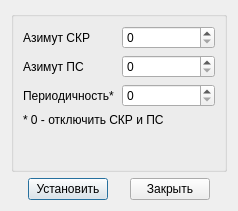
<?xml version="1.0" encoding="UTF-8"?>
<ui version="4.0">
 <class>DlgSkrPilot</class>
 <widget class="QDialog" name="DlgSkrPilot">
  <property name="geometry">
   <rect>
    <x>0</x>
    <y>0</y>
    <width>238</width>
    <height>211</height>
   </rect>
  </property>
  <property name="windowTitle">
   <string>Установка СКР и ПС</string>
  </property>
  <layout class="QVBoxLayout" name="verticalLayout">
   <item>
    <widget class="QGroupBox" name="groupBox">
     <property name="title">
      <string/>
     </property>
     <layout class="QGridLayout" name="gridLayout">
      <item row="1" column="1">
       <widget class="QSpinBox" name="spinPS">
        <property name="maximum">
         <number>255</number>
        </property>
       </widget>
      </item>
      <item row="0" column="0">
       <widget class="QLabel" name="labelSKR">
        <property name="text">
         <string>Азимут СКР</string>
        </property>
       </widget>
      </item>
      <item row="1" column="0">
       <widget class="QLabel" name="labelPS">
        <property name="text">
         <string>Азимут ПС</string>
        </property>
       </widget>
      </item>
      <item row="2" column="0">
       <widget class="QLabel" name="labelPeriod">
        <property name="text">
         <string>Периодичность*</string>
        </property>
       </widget>
      </item>
      <item row="2" column="1">
       <widget class="QSpinBox" name="spinPeriod">
        <property name="maximum">
         <number>31</number>
        </property>
       </widget>
      </item>
      <item row="0" column="1">
       <widget class="QSpinBox" name="spinSKR">
        <property name="maximum">
         <number>255</number>
        </property>
       </widget>
      </item>
      <item row="3" column="0" colspan="2">
       <widget class="QLabel" name="labelHint">
        <property name="text">
         <string>* 0 - отключить СКР и ПС</string>
        </property>
        <property name="wordWrap">
         <bool>true</bool>
        </property>
       </widget>
      </item>
      <item row="4" column="0" colspan="2">
       <spacer name="verticalSpacer">
        <property name="orientation">
         <enum>Qt::Vertical</enum>
        </property>
        <property name="sizeHint" stdset="0">
         <size>
          <width>20</width>
          <height>40</height>
         </size>
        </property>
       </spacer>
      </item>
     </layout>
    </widget>
   </item>
   <item>
    <layout class="QHBoxLayout" name="horizontalLayout">
     <item>
      <spacer name="horizontalSpacer_2">
       <property name="orientation">
        <enum>Qt::Horizontal</enum>
       </property>
       <property name="sizeHint" stdset="0">
        <size>
         <width>40</width>
         <height>20</height>
        </size>
       </property>
      </spacer>
     </item>
     <item>
      <widget class="QPushButton" name="pushApply">
       <property name="text">
        <string>Установить</string>
       </property>
      </widget>
     </item>
     <item>
      <spacer name="horizontalSpacer">
       <property name="orientation">
        <enum>Qt::Horizontal</enum>
       </property>
       <property name="sizeHint" stdset="0">
        <size>
         <width>40</width>
         <height>20</height>
        </size>
       </property>
      </spacer>
     </item>
     <item>
      <widget class="QPushButton" name="pushClose">
       <property name="text">
        <string>Закрыть</string>
       </property>
      </widget>
     </item>
     <item>
      <spacer name="horizontalSpacer_3">
       <property name="orientation">
        <enum>Qt::Horizontal</enum>
       </property>
       <property name="sizeHint" stdset="0">
        <size>
         <width>40</width>
         <height>20</height>
        </size>
       </property>
      </spacer>
     </item>
    </layout>
   </item>
  </layout>
 </widget>
 <resources/>
 <connections>
  <connection>
   <sender>pushClose</sender>
   <signal>clicked()</signal>
   <receiver>DlgSkrPilot</receiver>
   <slot>hide()</slot>
   <hints>
    <hint type="sourcelabel">
     <x>175</x>
     <y>187</y>
    </hint>
    <hint type="destinationlabel">
     <x>118</x>
     <y>105</y>
    </hint>
   </hints>
  </connection>
 </connections>
</ui>
